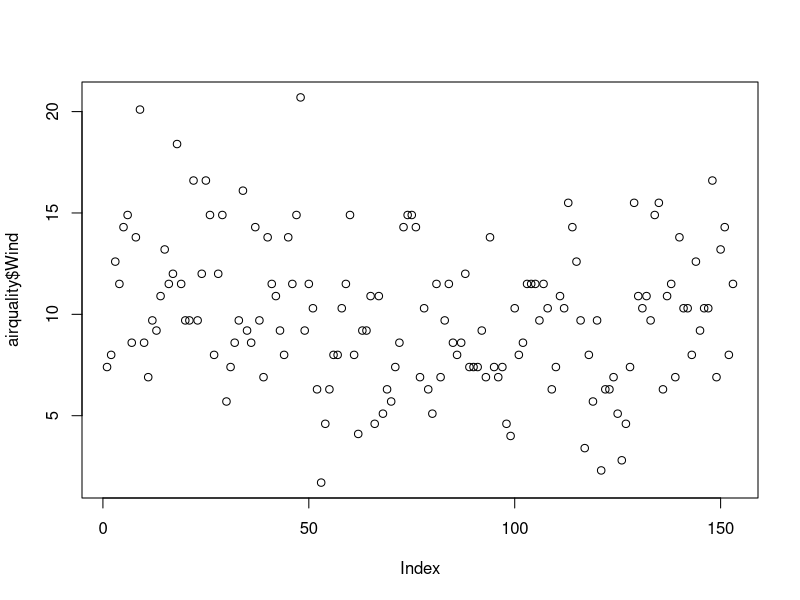
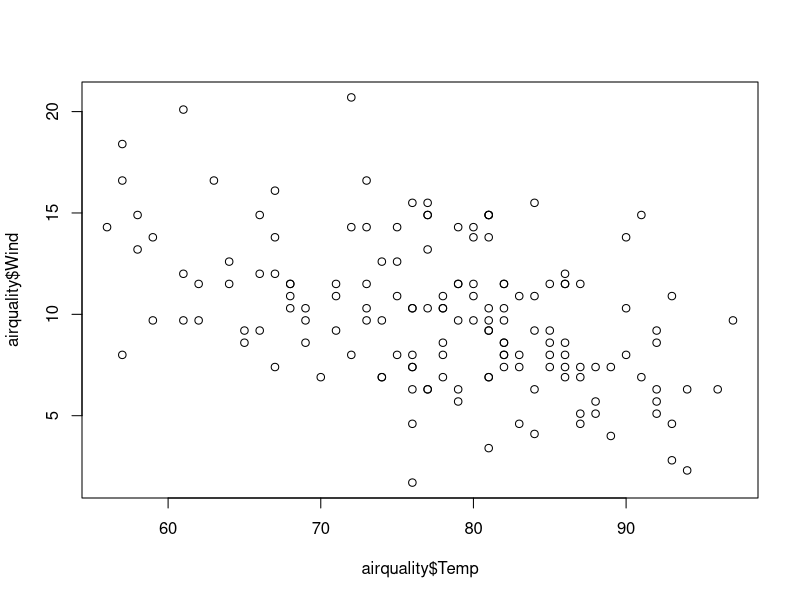
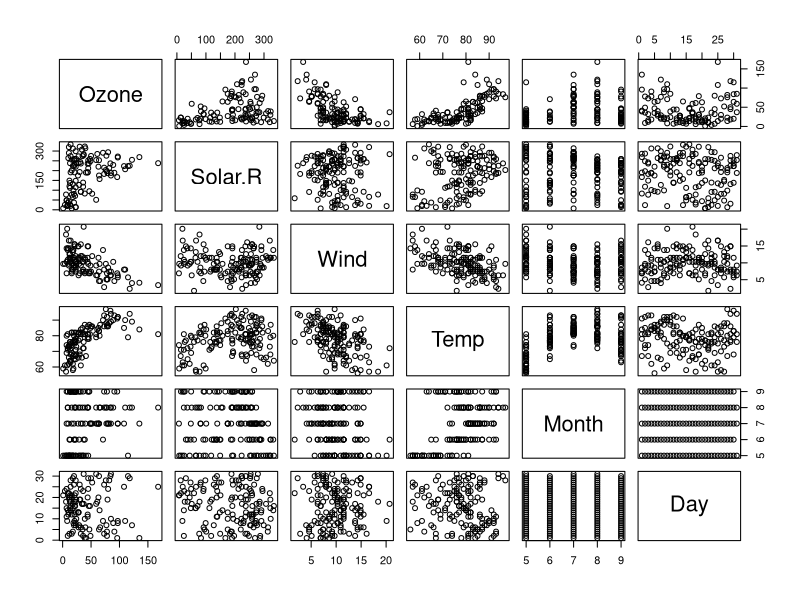
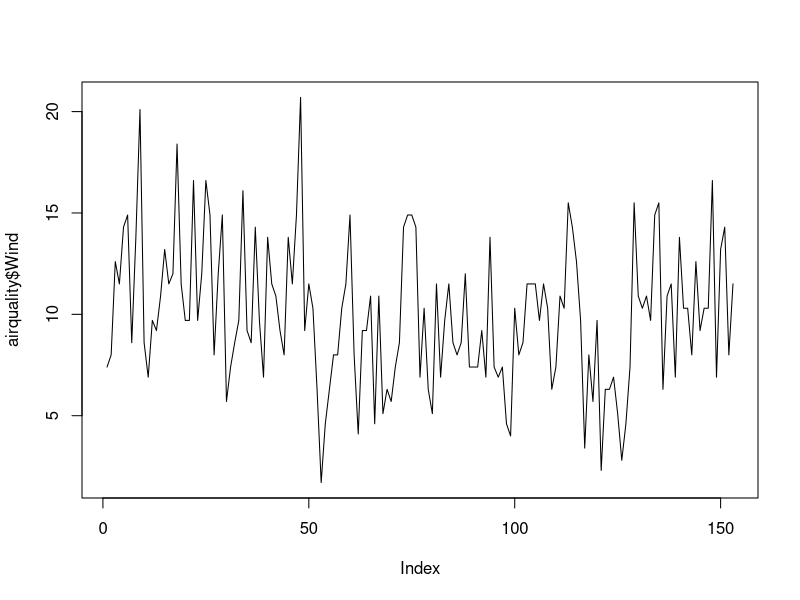
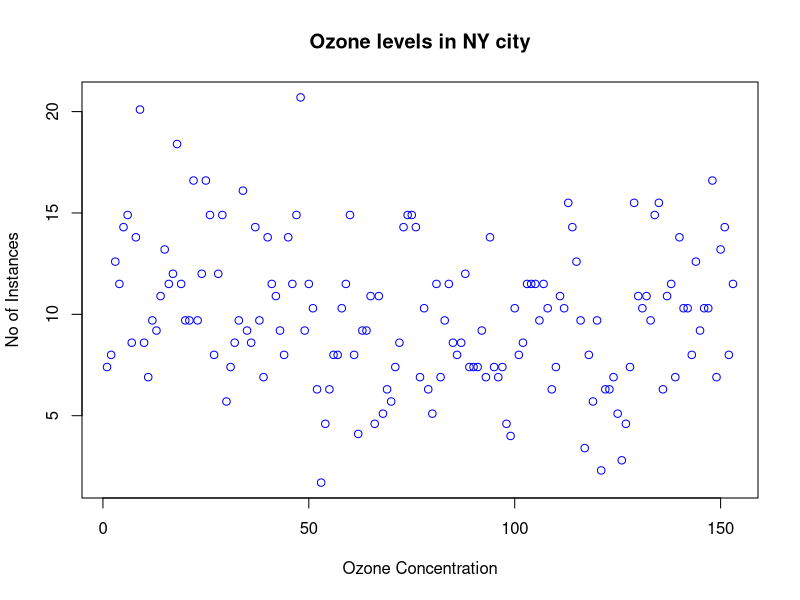
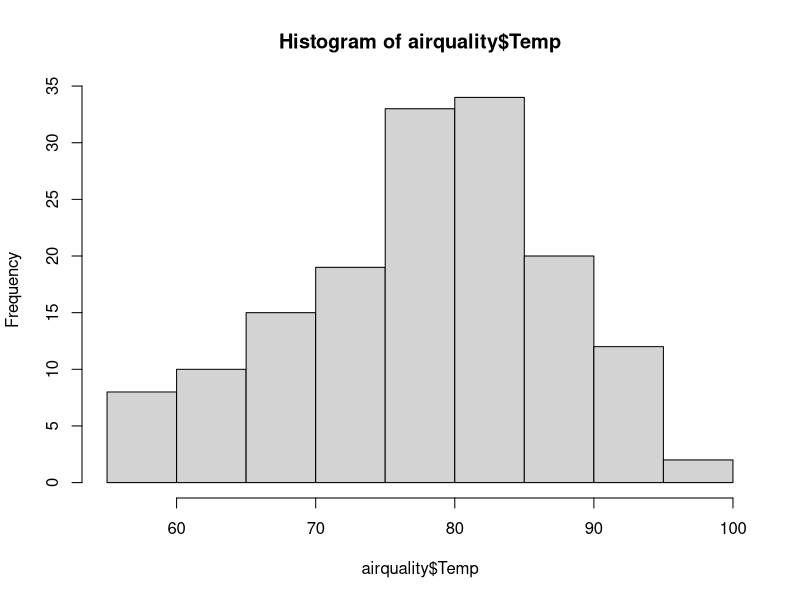
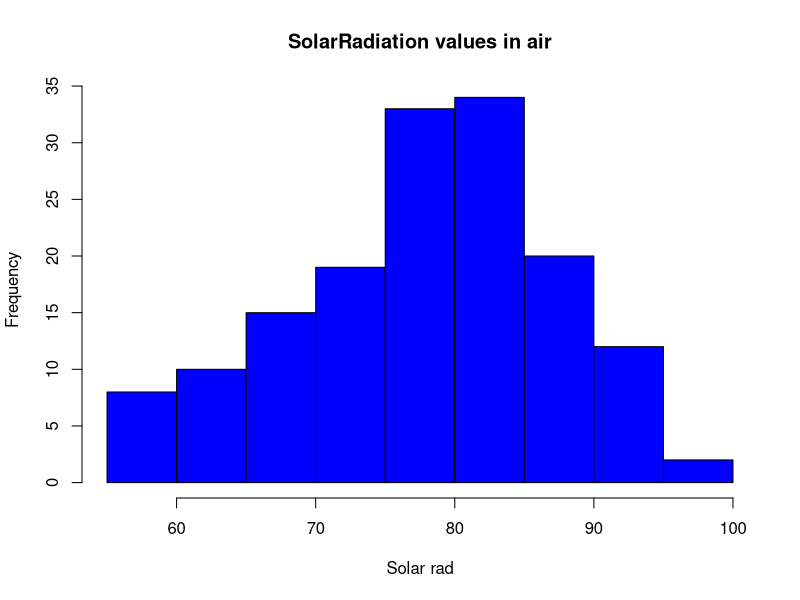
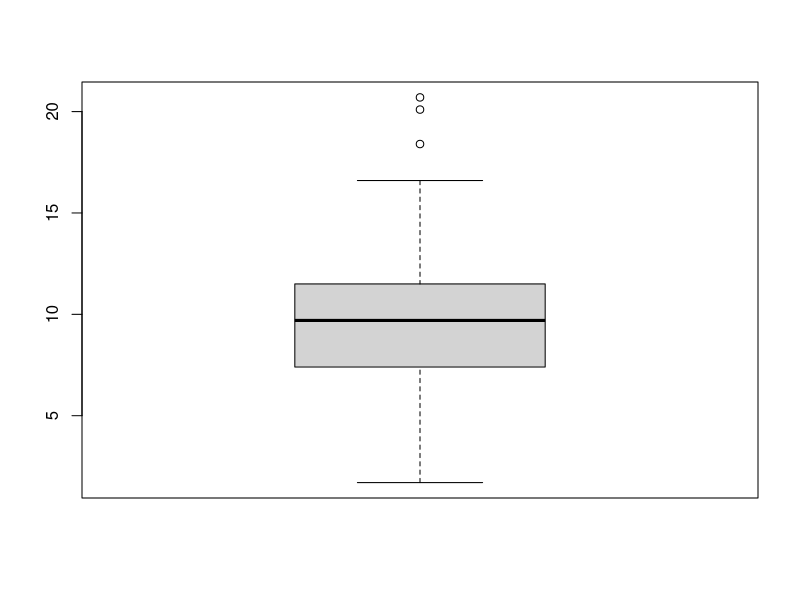

Write the R code that produced these figures, in order.
airquality<- datasets::airquality

#top 10 and last 10 rows
head(airquality,10)
tail(airquality,10)

df<-airquality[,-6]

#summary of the data
summary(airquality$Ozone)
summary(airquality)
summary(airquality$Wind)


##########
plot(airquality$Wind)
plot(airquality$Temp,airquality$Wind,type="p")
plot(airquality)

#points and lines
plot(airquality$Wind, type="l") #p: points , l:lines, b: both
plot(airquality$Wind , xlab='Ozone Concentration', ylab='No of Instances', main='Ozone levels in NY city', col='blue')

#Histogram
hist(airquality$Temp)
hist(airquality$Temp,main='SolarRadiation values in air',xlab='Solar rad',col='blue')

#Single Boxplot
boxplot(airquality$Wind)$out
boxplot(airquality$Wind,main="Boxplot")

#Multiple box plots
boxplot(airquality[,1:4],main='Multiple')

#margin of the grid(mar),
#no of rows and columns(mfrow),
#whether a border is to be included(bty)
#and position of the
#labels(las:1 for horizontal, las:0 for vertical)
#bty- box around the plot
par(mfrow=c(3,3),mar=c(2,5,2,1),las=0,bty="o")

plot(airquality$Ozone)
plot(airquality$Ozone,airquality$Wind,type="p")
plot(airquality$Ozone,type="l")
barplot(airquality$Ozone, main='Ozone concentration in air', xlab='Ozone levels',col='green',horiz=TRUE)
hist(airquality$Solar.R)
boxplot(airquality$Solar.R)
boxplot(airquality[,0:4],main='Multiple Box plots')